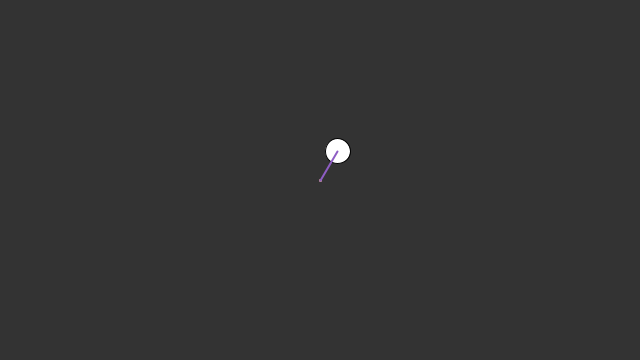
Frame 1 (no input)
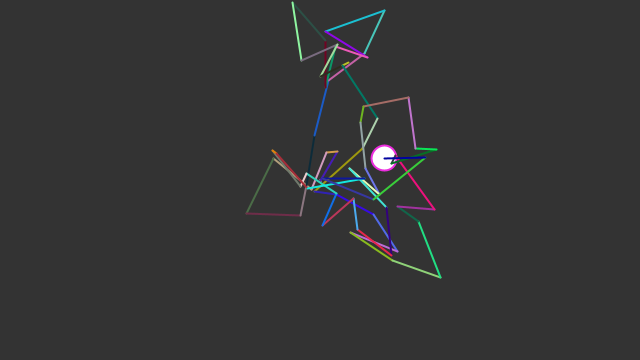
Frame 60 (the mouse pressed at the canvas centre just before this capture)
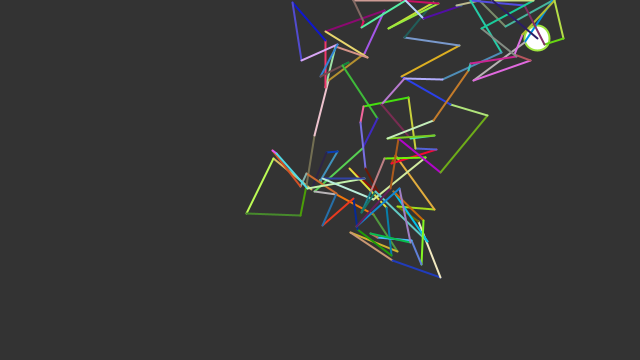
Frame 120 (the mouse held since frame 60 and released just before this capture)

The Processing sketch that drew these frames (run headless with seeded random() and noise(); from frame 60 on, the mouse is pressed at the canvas centre):

// Processing sketch: kimpoviivat
// ── kimpoviivat.pde
 
int num = 3000;
int range = 60;

float[] ax = new float[num];
float[] ay = new float[num]; 


void setup() 
{
  size(640, 360);
  for(int i = 0; i < num; i++) {
    ax[i] = width/2;
    ay[i] = height/2;
  }
  frameRate(30);
}

void draw() 
{
  background(51);
  
  // Shift all elements 1 place to the left
  for(int i = 1; i < num; i++) {
    ax[i-1] = ax[i];
    ay[i-1] = ay[i];
  }

  // Put a new value at the end of the array
  ax[num-1] += random(-range, range);
  ay[num-1] += random(-range, range);

  // Constrain all points to the screen
  ax[num-1] = constrain(ax[num-1], 0, width);
  ay[num-1] = constrain(ay[num-1], 0, height);
  ellipse(ax[num-1], ay[num-1], 25, 25);
  
  // Draw a line connecting the points
  for(int i=1; i<num; i++) {    
    float val = float(i)/num * 204.0 + 51;
    stroke(random(255), random(255), random(255));
    strokeWeight(2);
    line(ax[i-1], ay[i-1], ax[i], ay[i]);
  }
  delay(30);
}
